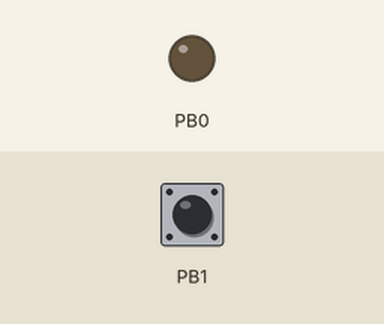
Bench run of a program on a simulated ATmega328P, built with avr-gcc and emulated at 16 MHz (the files do not name the chip). On the bench: output pins drawn as LEDs (lit = HIGH). Dashed ring = blinking. The inputs (shaded band) are chosen by the test bench; at power-on: PB1 LOW.

Above: at 1.2 s.
1.3 s: PB1 pulsed HIGH 5 times (0.12 s each, 0.3 s apart)
At 1.57 s:
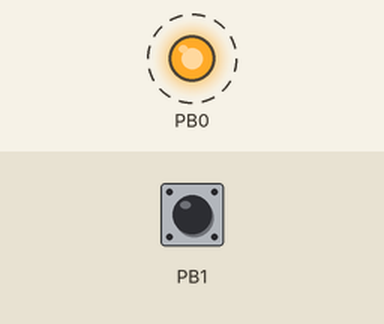
At 3.3 s:
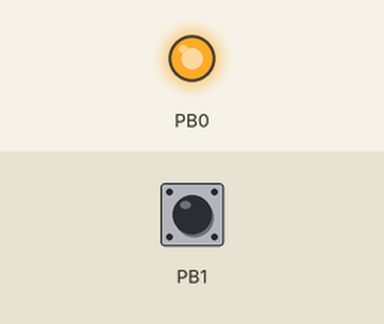
Timing chart, 0 to 4.8 s (numbered marks = the images above; inputs shaded):
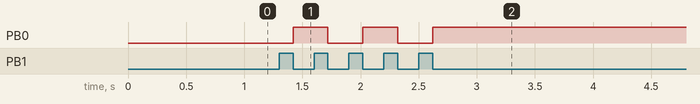

Measured:
- after the input at 1.3 s, PB0: alternates HIGH for 0.30 s and LOW for 0.30 s, 5 changes in all, then stays HIGH, starting after 0.12 s

The program:

main.c
```c
#define F_CPU 16000000UL
#include <avr/io.h>
#include <util/delay.h>

#define setOutput(x,y) x |= (1<<y)
#define setInput(x,y)  x &= ~(1<<y)
#define setBit(x,y)    x |= _BV(y)
#define clearBit(x,y)  x &= ~_BV(y)
#define toggleBit(x,y) x ^= _BV(y)

int main(){
	setInput(DDRB,PINB1);
	setOutput(DDRB,PINB0);
	int l_pressedButton = 0;
	int l_pressed = 0;
	int l_releasedButton = 0;
	while(1){
		if(((1<<PINB1)&PINB)==0){
			l_pressedButton++;
			if(l_pressedButton>500){
				l_pressedButton=0;
				if(l_pressed == 1){
					toggleBit(PORTB,PINB0);
					l_pressed = 0;
				}
			}
		}
		else{
			l_releasedButton++;
			if(l_releasedButton>500){
				l_releasedButton=0;
				l_pressed = 1;
			}
		}
	}
}
```
